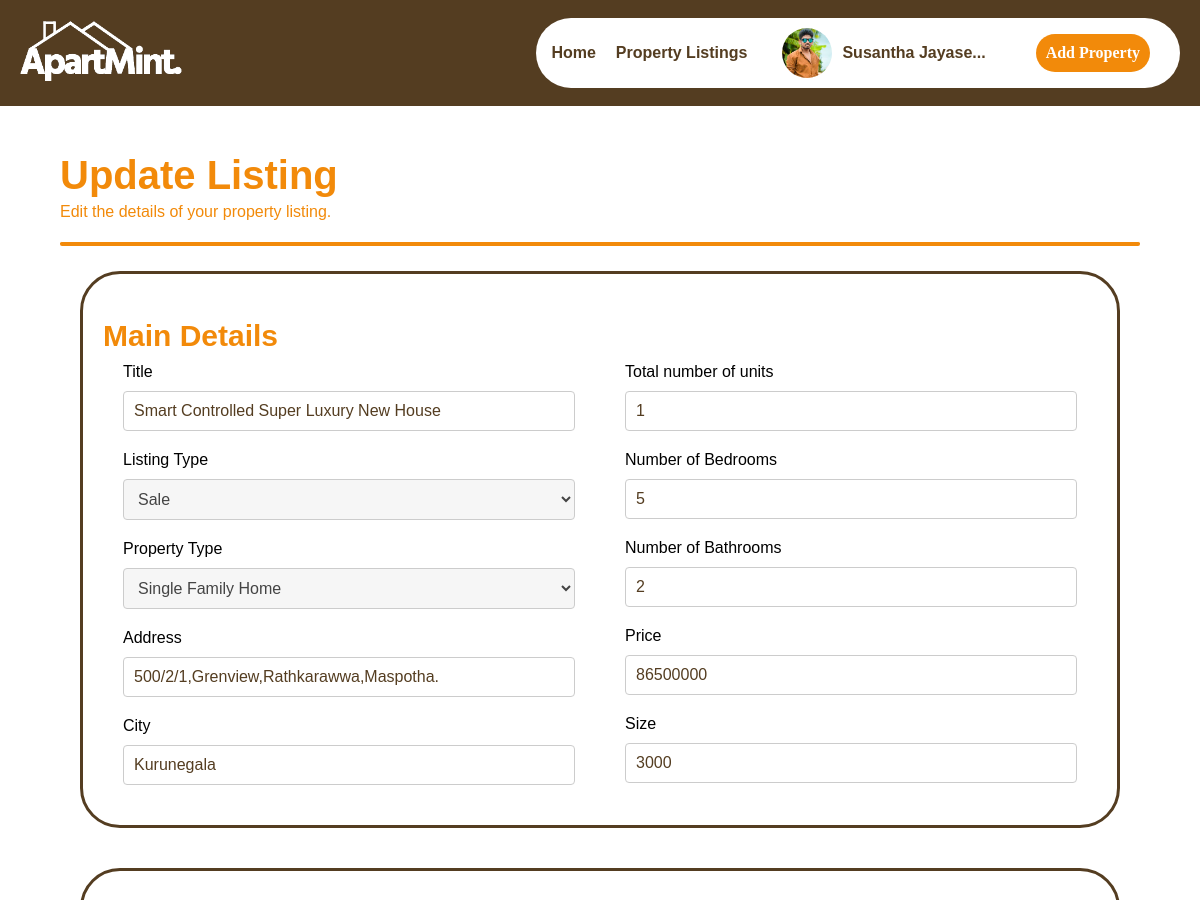
The app's page /myAccount_updateListing.php?id=35 (signed in, upper part), older data.
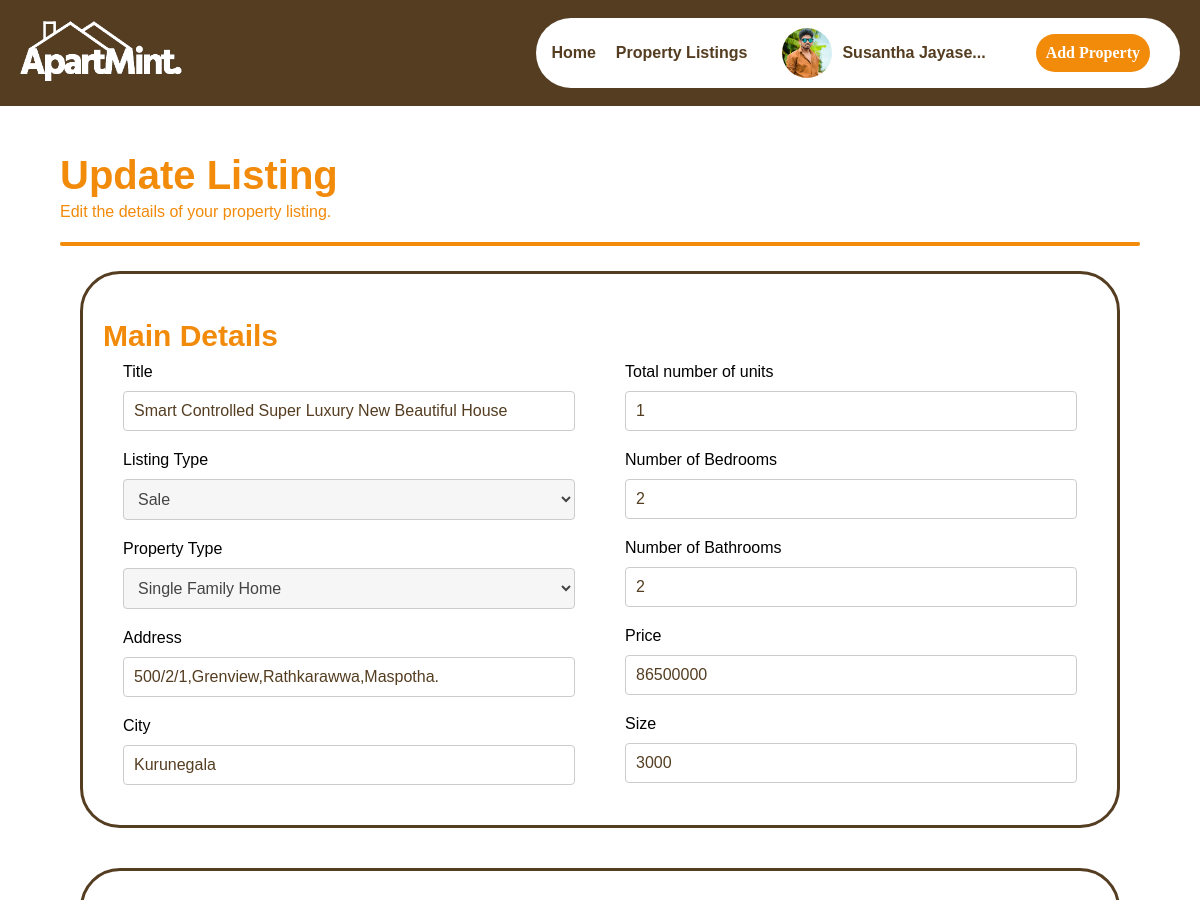
The same page, newer data.
### tables this page shows
CREATE TABLE `listing_details` (
  `id` int(50) NOT NULL,
  `user_id` int(100) NOT NULL,
  `listing_type` varchar(30) NOT NULL,
  `title` varchar(250) NOT NULL,
  `property_type` varchar(30) NOT NULL,
  `address` varchar(300) NOT NULL,
  `city` varchar(100) NOT NULL,
  `total_units` int(11) NOT NULL,
  `bedrooms` int(20) NOT NULL,
  `bathrooms` int(20) NOT NULL,
  `price` decimal(10,0) NOT NULL,
  `size` int(20) NOT NULL,
  `features` text NOT NULL,
  `kitchen` text NOT NULL,
  `outdoor_spaces` text NOT NULL,
  `living_spaces` text NOT NULL,
  `utilities` text NOT NULL,
  `li_image` varchar(1800) NOT NULL,
  `description` text NOT NULL,
  `f_name` varchar(50) NOT NULL,
  `l_name` varchar(50) NOT NULL,
  `email` varchar(80) NOT NULL,
  `p_no` varchar(50) NOT NULL,
  `date` datetime NOT NULL DEFAULT current_timestamp()
);

### myAccount_updateListing.php (the view, shortened to what this page needs)
<?php
include('process_php/db_connection.php');
if(isset($_GET['id']) && !empty($_GET['id'])) {
    $listingId = $_GET['id'];
    $sql = "SELECT * FROM listing_details WHERE id = $listingId AND user_id = {$_SESSION['user_id']}";
    $result = $conn->query($sql);
    if ($result->num_rows > 0) {
        $row = $result->fetch_assoc();
        $title = $row['title'];
        $listingType = $row['listing_type'];
        $propertyType = $row['property_type'];
        $address = $row['address'];
        $city = $row['city'];
        $totalUnits = $row['total_units'];
        $bedrooms = $row['bedrooms'];
        $bathrooms = $row['bathrooms'];
        $price = $row['price'];
        $size = $row['size'];
    } else {
        echo "Listing not found";
        exit();
    }
}
?>
<!DOCTYPE html>
<html>
<head>
    <link rel="stylesheet" href="style/style.css">
    <link rel="stylesheet" href="style/style_addListings.css">
</head>
<body>
    <?php include('navbar.php'); ?>
    <div class="title">
        <div class="header">
            <h1>Update Listing</h1>
            <p>Edit the details of your property listing.</p>
        </div>
        <hr>
    </div>
    <div class="container">
        <form action="process_php/process_updateListing.php?id=<?php echo $listingId; ?>" method="post" enctype="multipart/form-data">
            <div class="form-box">
                <div class="main_details">
                    <h2>Main Details</h2>
                    <div class="form-column1">
                        <label for="title">Title</label>
                        <input type="text" id="title" name="title" value="<?php echo $title; ?>">
                        <label for="listingType">Listing Type</label>
                        <select id="listingType" name="listingType">
                            <option value="Sale" <?php if($listingType == 'Sale') echo 'selected'; ?>>Sale</option>
                        </select>
                        <label for="propertyType">Property Type</label>
                        <select id="propertyType" name="propertyType">
                            <option value="Single Family Home" <?php if($propertyType == 'Single Family Home') echo 'selected'; ?>>Single Family Home</option>
                        </select>
                        <label for="address">Address</label>
                        <input type="text" id="address" name="address" value="<?php echo $address; ?>">
                        <label for="city">City</label>
                        <input type="text" id="city" name="city" value="<?php echo $city; ?>">
                        <label for="totalUnits">Total number of units</label>
                        <input type="number" id="totalUnits" name="totalUnits" value="<?php echo $totalUnits; ?>">
                        <label for="bedrooms">Number of Bedrooms</label>
                        <input type="number" id="bedrooms" name="bedrooms" value="<?php echo $bedrooms; ?>">
                        <label for="bathrooms">Number of Bathrooms</label>
                        <input type="number" id="bathrooms" name="bathrooms" value="<?php echo $bathrooms; ?>">
                        <label for="price">Price</label>
                        <input type="number" id="price" name="price" value="<?php echo $price; ?>">
                        <label for="size">Size</label>
                        <input type="number" id="size" name="size" value="<?php echo $size; ?>">
                    </div>
                </div>
            </div>
            <div class="form-box">
            </div>
        </form>
    </div>
</body>
</html>

Row changes from the older to the newer data that the page shows:
changed listing_details "Sale": title "Smart Controlled Super Luxury New House" → "Smart Controlled Super Luxury New Beautiful House"; bedrooms "5" → "2"
